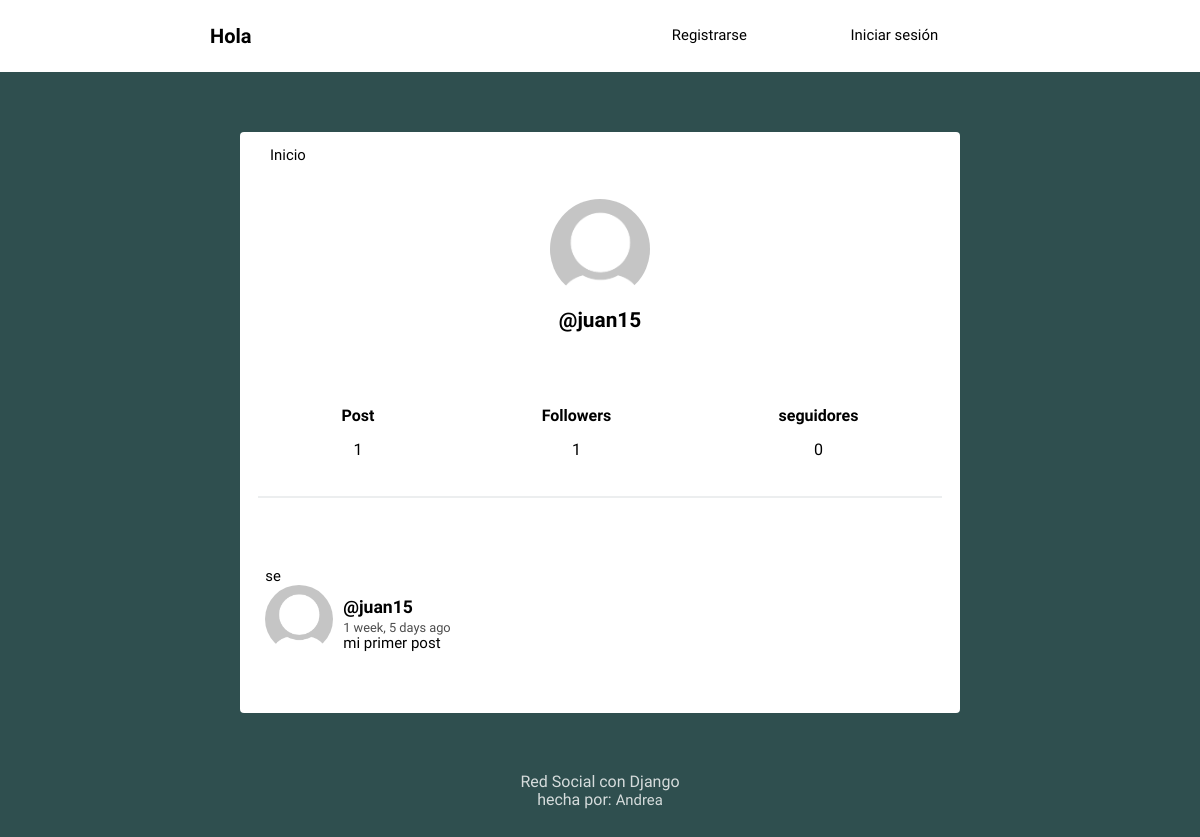
The page /profile/juan15/ on the database its author committed.
### social/models.py (models this page shows, shortened)
class Profile(models.Model):
    usuario = models.OneToOneField(User,on_delete=models.CASCADE)
    imagen=models.ImageField(default='perfil1.png')
    def following(self):
        user_ids = Relationship.objects.filter(from_user=self.usuario)\
								.values_list('to_user_id', flat=True)
        return User.objects.filter(id__in=user_ids)
    def followers(self):
        user_ids = Relationship.objects.filter(to_user=self.usuario)\
								.values_list('from_user_id', flat=True)
        return User.objects.filter(id__in=user_ids)

class Post(models.Model):
    usuario=models.ForeignKey(User,on_delete=models.CASCADE,related_name='posts')
    timestamp=models.DateTimeField(default=timezone.now)
    contenido=models.TextField()
    class Meta:
         ordering=['-timestamp']

### social/views.py (the view)
# urls.py: path('profile/',views.profile,name='profile'),
def profile(request,username=None):
    current_user=request.user
    if username and username != current_user.username:
        user = User.objects.get(username= username)
        posts=user.posts.all()
    else :
        posts=current_user.posts.all()
        user =current_user
    return render(request,'social/profile.html',{'user':user, 'posts':posts})

### social/templates/social/profile.html (shortened to what this page needs)
{% extends 'social/feed.html' %}
{% block content %}
<div class="profile">
	<img src="{{user.profile.imagen.url}}">
	<h2>@{{user.username}}</h2>
</div>
<div class="follow">
	<div>
		<h5>Post</h5>
		<p>{{ user.posts.count }}</p>
	</div>
	<div>
		<h5>Followers</h5>
		<p>{{ user.profile.followers.count }}</p>
	</div>
	<div>
		<a href="{% url 'seguidores' %}"><h5>seguidores</h5></a>
		<p>{{ user.profile.following.count }}</p>
	</div>
</div>
{{block.super}}
{% endblock %}

### social/templates/social/feed.html (shortened to what this page needs)
{% extends 'social/layout.html' %}
{% load humanize %}
{% block content %}
{%for p in posts%}
<article>
    <a href="{% url 'seguidores' %}">se</a>
    <div class="container-article">
        <img src="{{p.usuario.profile.imagen.url}}">
        <div>
            <h2 class="username"><a href="{% url 'profile' p.usuario.username %}">@{{p.usuario.username}}</a></h2>
            <time data-time="#">{{p.timestamp|naturaltime}}</time>
            <div class="post">{{p.contenido}}</div>
        </div>
    </div>
</article>
{% endfor %}
{% endblock %}

### social/static/style.css (style rules this page uses)
body { background: #2F4F4F; font-size: 62.5%; font-family: 'Varela Round', Helvetica, Arial, serif; }
h5 { font-size: 1rem; margin-bottom: 0; }
p { font-size: 1rem; }
img { object-fit: cover; }
a { font-size: .93rem; text-decoration: none; color: black; }
article { width: 93%; margin: auto; padding: 40px 0; border-bottom: 2px solid #ECEEEF; }
.username { margin-bottom: .2rem; }
.username a { font-size: 1.1rem; }
.container-article { display: flex; }
.container-article img { height: 68px; width: 68px; margin-right: 10px; border-radius: 50%; }
article:last-child { border-bottom: 0; }
time { font-size: .8rem; opacity: .7; }
.post { font-size: .94rem; }
.profile { display: flex; align-items: center; flex-direction: column; }
.profile img { height: 100px; width: 100px; margin-right: 10px; border-radius: 50%; margin: 20px; }
.profile h2 { margin-top: -10px; font-size: 1.3rem; }
.follow { display: flex; width: 95%; justify-content: space-around; margin: 30px auto; text-align: center; border-bottom: 2px solid #ECEEEF; padding-bottom: 20px; }

### rows shown on the page
Post: usuario.profile.imagen (picture), usuario.username "juan15", timestamp "1 week, 5 days ago", contenido "mi primer post"

### other values the page prints
{{ user.username }} "juan15"
{{ user.posts.count }} "1"
{{ user.profile.followers.count }} "1"
{{ user.profile.following.count }} "0"
